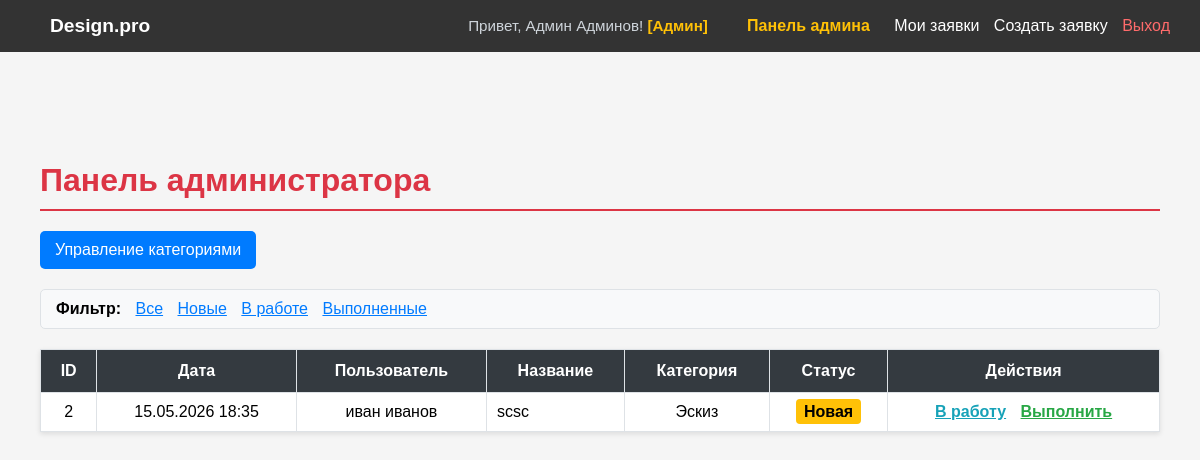
/admin-dashboard/ (signed in), run on an earlier commit of the app's database.
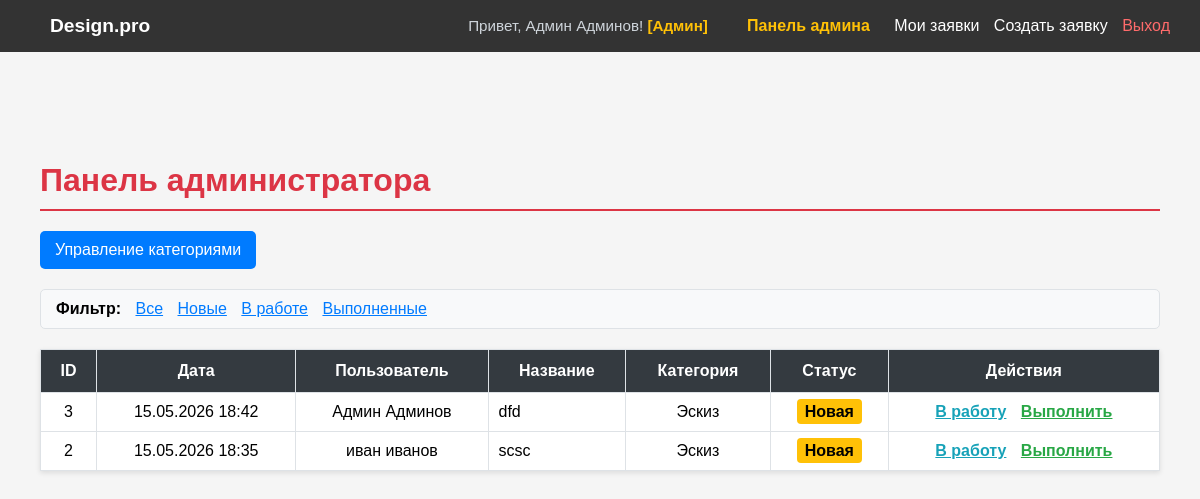
And on a later commit of the database.
### portal/models.py (models this page shows, shortened)
class Application(models.Model):
    STATUS_CHOICES = (
        ('new', 'Новая'),
        ('in_progress', 'Принято в работу'),
        ('completed', 'Выполнено'),
    )
    title = models.CharField(
        'Название',
        max_length=200
    )
    description = models.TextField(
        'Описание'
    )
    category = models.ForeignKey(
        Category,
        on_delete=models.CASCADE,
        verbose_name='Категория',
        related_name='applications'
    )
    photo = models.ImageField(
        'Фото помещения',
        upload_to='applications/%Y/%m/%d/',
        blank=True,
        null=True
    )
    status = models.CharField(
        'Статус',
        max_length=20,
        choices=STATUS_CHOICES,
        default='new'
    )
    created_at = models.DateTimeField(
        'Дата создания',
        auto_now_add=True
    )
    user = models.ForeignKey(
        CustomUser,
        on_delete=models.CASCADE,
        verbose_name='Пользователь',
        related_name='applications'
    )
    design_image = models.ImageField(
        'Дизайн помещения',
        upload_to='designs/%Y/%m/%d/',
        blank=True,
        null=True,
        help_text='Загружается при смене статуса на "Выполнено"'
    )
    admin_comment = models.TextField(
        'Комментарий администратора',
        blank=True,
        null=True,
        help_text='Заполняется при смене статуса на "Принято в работу"'
    )
    updated_at = models.DateTimeField('Дата изменения', null=True, blank=True)
    class Meta:
        verbose_name = 'Заявка'
        verbose_name_plural = 'Заявки'
        ordering = ['-created_at']  # Сортировка по убыванию даты

class CustomUser(AbstractUser):
    username = models.CharField(
        'Логин',
        max_length=150,
        unique=True,
        validators=[latin_validator],
        help_text='Только латинские буквы и дефис.'
    )
    last_name = models.CharField(
        'Фамилия',
        max_length=150,
        validators=[cyrillic_validator],
        help_text='Только кириллица.'
    )
    first_name = models.CharField(
        'Имя',
        max_length=150,
        validators=[cyrillic_validator],
        help_text='Только кириллица.'
    )
    middle_name = models.CharField(
        'Отчество',
        max_length=150,
        validators=[cyrillic_validator],
        blank=True,  # Можно оставить пустым
        help_text='Только кириллица.'
    )
    USERNAME_FIELD = 'username'
    REQUIRED_FIELDS = ['first_name', 'last_name', 'email']
    class Meta:
        verbose_name = 'Пользователь'
        verbose_name_plural = 'Пользователи'

class Category(models.Model):
    name = models.CharField(
        'Название категории',
        max_length=100,
        unique=True
    )
    class Meta:
        verbose_name = 'Категория'
        verbose_name_plural = 'Категории'

### portal/views.py (the view)
# urls.py: path('admin-dashboard/', views.admin_dashboard, name='admin_dashboard'),
@login_required
@user_passes_test(is_admin, login_url='home')
def admin_dashboard(request):
    applications = Application.objects.all().order_by('-created_at')
    status_filter = request.GET.get('status')
    if status_filter:
        applications = applications.filter(status=status_filter)
    context = {
        'applications': applications,
        'status_filter': status_filter,
    }
    return render(request, 'portal/admin_dashboard.html', context)

### portal/views.py (called while the page is built)
def is_admin(user):
    return user.is_authenticated and user.is_staff

### portal/templates/portal/admin_dashboard.html (shortened to what the changed rows need)
{% extends 'portal/index.html' %}
{% block content %}
<div style="max-width: 1200px; margin: 50px auto; padding: 20px;">
    <h1 style="color: #dc3545; border-bottom: 2px solid #dc3545; padding-bottom: 10px;">Панель администратора</h1>
    <table style="width: 100%; border-collapse: collapse; background: white; box-shadow: 0 2px 5px rgba(0,0,0,0.1);">
        <thead>
            <tr style="background: #343a40; color: white;">
                <th style="padding: 12px; border: 1px solid #dee2e6;">ID</th>
                <th style="padding: 12px; border: 1px solid #dee2e6;">Дата</th>
                <th style="padding: 12px; border: 1px solid #dee2e6;">Пользователь</th>
                <th style="padding: 12px; border: 1px solid #dee2e6;">Название</th>
                <th style="padding: 12px; border: 1px solid #dee2e6;">Категория</th>
                <th style="padding: 12px; border: 1px solid #dee2e6;">Статус</th>
                <th style="padding: 12px; border: 1px solid #dee2e6;">Действия</th>
            </tr>
        </thead>
        <tbody>
            {% for app in applications %}
            <tr style="text-align: center;">
                <td style="padding: 10px; border: 1px solid #dee2e6;">{{ app.pk }}</td>
                <td style="padding: 10px; border: 1px solid #dee2e6;">{{ app.created_at|date:"d.m.Y H:i" }}</td>
                <td style="padding: 10px; border: 1px solid #dee2e6;">{{ app.user.get_full_name }}</td>
                <td style="padding: 10px; border: 1px solid #dee2e6; text-align: left;">{{ app.title }}</td>
                <td style="padding: 10px; border: 1px solid #dee2e6;">{{ app.category.name }}</td>
                <td style="padding: 10px; border: 1px solid #dee2e6;">
                    {% if app.status == 'new' %}
                        <span style="background: #ffc107; padding: 4px 8px; border-radius: 4px; font-weight: bold;">Новая</span>
                    {% elif app.status == 'in_progress' %}
                        <span style="background: #17a2b8; padding: 4px 8px; border-radius: 4px; color: white; font-weight: bold;">В работе</span>
                    {% else %}
                        <span style="background: #28a745; padding: 4px 8px; border-radius: 4px; color: white; font-weight: bold;">Выполнена</span>
                    {% endif %}
                </td>
                <td style="padding: 10px; border: 1px solid #dee2e6;">
                    {% if app.status == 'new' %}
                        <a href="{% url 'change_status_in_progress' app.pk %}" style="color: #17a2b8; margin-right: 10px; font-weight: bold;"> В работу</a>
                        <a href="{% url 'change_status_completed' app.pk %}" style="color: #28a745; font-weight: bold;"> Выполнить</a>
                    {% else %}
                        <span style="color: #6c757d; font-style: italic;">Обработка завершена</span>
                    {% endif %}
                </td>
            </tr>
            {% empty %}
            <tr>
                <td colspan="7" style="padding: 30px; color: #6c757d;">Заявок не найдено</td>
            </tr>
            {% endfor %}
        </tbody>
    </table>
</div>
{% endblock %}

What changed in the data, as far as the page shows it:
added Application: pk "3", created_at "15.05.2026 18:42", user.get_full_name "Админ Админов", title "dfd", category.name "Эскиз", status "Новая"
